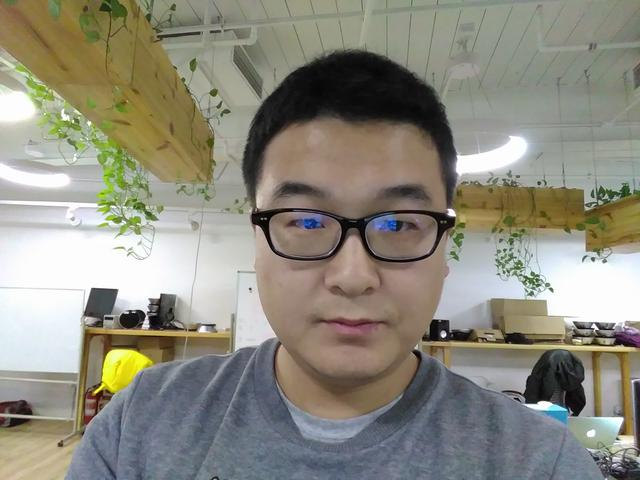
#> input picture open_cv/object_overlay/data/rs_IMG_20180110_121807.jpg, 640 x 480 px; its folder holds only this picture in this run
$ python object.py
#> lines starting #> are read from the running program, lines starting #| are printed output that depends on the picture; after the words box and inside, x2 and y2 are one past the last pixel; in counts of white or black regions, pixels touching at a corner belong together
import os
import cv2

# tkinter是Python内置的简单GUI库，实现一些比如打开文件夹，确认删除等操作十分方便
# for python 2.x
# from tkFileDialog import askdirectory
# from tkMessageBox import askyesno

# for python 3.x
# import tkinter
# import tkinter.messagebox #这个是消息框，对话框的关键
import tkinter.filedialog

# 定义标注窗口的默认名称
WINDOW_NAME = 'Simple Bounding Box Labeling Tool'

# 定义画面刷新的大概帧率（是否能达到取决于电脑性能）
FPS = 24

# 定义支持的图像格式
SUPPOTED_FORMATS = ['jpg', 'jpeg', 'png']

# 定义默认物体框的名字为Object，颜色蓝色，当没有用户自定义物体时用默认物体
DEFAULT_COLOR = {'Object': (255, 0, 0)}

# 定义灰色，用于信息显示的背景和未定义物体框的显示
COLOR_GRAY = (192, 192, 192)

# 在图像下方多出BAR_HEIGHT这么多像素的区域用于显示文件名和当前标注物体等信息
BAR_HEIGHT = 16

# 上下左右，ESC及删除键对应的cv.waitKey()的返回值
# 注意这个值根据操作系统不同有不同，可以通过6.4.2中的代码获取
KEY_UP = 65362
KEY_DOWN = 65364
KEY_LEFT = 65361
KEY_RIGHT = 65363
KEY_ESC = 27
KEY_DELETE = 65535

# 空键用于默认循环
KEY_EMPTY = 0

get_bbox_name = '{}.bbox'.format


# 定义物体框标注工具类
class SimpleBBoxLabeling:

    def __init__(self, data_dir, fps=FPS, window_name=None):
        self._data_dir = data_dir
        self.fps = fps
        self.window_name = window_name if window_name else WINDOW_NAME

        # pt0是正在画的左上角坐标，pt1是鼠标所在坐标
        self._pt0 = None
        self._pt1 = None

        # 表明当前是否正在画框的状态标记
        self._drawing = False

        # 当前标注物体的名称
        self._cur_label = None

        # 当前图像对应的所有已标注框
        self._bboxes = []

        # 如果有用户自定义的标注信息则读取，否则用默认的物体和颜色
        label_path = '{}.labels'.format(self._data_dir)
        self.label_colors = DEFAULT_COLOR if not os.path.exists(label_path) else self.load_labels(label_path)

        # 获取已经标注的文件列表和还未标注的文件列表
        imagefiles = [x for x in os.listdir(self._data_dir) if x[x.rfind('.') + 1:].lower() in SUPPOTED_FORMATS]
        labeled = [x for x in imagefiles if os.path.exists(get_bbox_name(x))]
        to_be_labeled = [x for x in imagefiles if x not in labeled]

        # 每次打开一个文件夹，都自动从还未标注的第一张开始
        self._filelist = labeled + to_be_labeled
        self._index = len(labeled)
        if self._index > len(self._filelist) - 1:
            self._index = len(self._filelist) - 1

    # 鼠标回调函数
    # [28 lines left out: functions _mouse_ops, _clean_bbox, not called in this run]

    # 画标注框和当前信息的函数
    def _draw_bbox(self, img):

        # 在图像下方多出BAR_HEIGHT这么多像素的区域用于显示文件名和当前标注物体等信息
        h, w = img.shape[:2]
        canvas = cv2.copyMakeBorder(img, 0, BAR_HEIGHT, 0, 0, cv2.BORDER_CONSTANT, value=COLOR_GRAY)

        # 正在标注的物体信息，如果鼠标左键已经按下，则显示两个点坐标，否则显示当前待标注物体的名称
        label_msg = '{}: {}, {}'.format(self._cur_label, self._pt0, self._pt1) \
            if self._drawing \
            else 'Current label: {}'.format(self._cur_label)

        # 显示当前文件名，文件个数信息
        msg = '{}/{}: {} | {}'.format(self._index + 1, len(self._filelist), self._filelist[self._index], label_msg)
        cv2.putText(canvas, msg, (1, h + 12),
                    cv2.FONT_HERSHEY_SIMPLEX,
                    0.5, (0, 0, 0), 1)

        # 画出已经标好的框和对应名字
        for label, (bpt0, bpt1) in self._bboxes:
            label_color = self.label_colors[label] if label in self.label_colors else COLOR_GRAY
            cv2.rectangle(canvas, bpt0, bpt1, label_color, thickness=2)
            cv2.putText(canvas, label, (bpt0[0] + 3, bpt0[1] + 15),
                        cv2.FONT_HERSHEY_SIMPLEX,
                        0.5, label_color, 2)

        # 画正在标注的框和对应名字
        if self._drawing:
            label_color = self.label_colors[self._cur_label] if self._cur_label in self.label_colors else COLOR_GRAY
            if self._pt1[0] >= self._pt0[0] and self._pt1[1] >= self._pt0[1]:
                cv2.rectangle(canvas, self._pt0, self._pt1, label_color, thickness=2)
            cv2.putText(canvas, self._cur_label, (self._pt0[0] + 3, self._pt0[1] + 15),
                        cv2.FONT_HERSHEY_SIMPLEX,
                        0.5, label_color, 2)
        return canvas

    # 利用repr()导出标注框数据到文件
    @staticmethod
    def export_bbox(filepath, bboxes):
        if bboxes:
            with open(filepath, 'w') as f:
                for bbox in bboxes:
                    line = repr(bbox) + '\n'
                    f.write(line)
        elif os.path.exists(filepath):
            os.remove(filepath)

    # 利用eval()读取标注框字符串到数据
    # [21 lines left out: functions load_bbox, load_labels, not called in this run]

    # 读取图像文件和对应标注框信息（如果有的话）
    @staticmethod
    def load_sample(filepath):
        img = cv2.imread(filepath)
        bbox_filepath = get_bbox_name(filepath)
        bboxes = []
        if os.path.exists(bbox_filepath):
            bboxes = SimpleBBoxLabeling.load_bbox(bbox_filepath)
        return img, bboxes

    # 导出当前标注框信息并清空
    # [16 lines left out: functions _export_n_clean_bbox, _delete_current_sample, not called in this run]

    # 开始OpenCV窗口循环的方法，定义了程序的主逻辑
    def start(self):

        # 之前标注的文件名，用于程序判断是否需要执行一次图像读取
        last_filename = ''

        # 标注物体在列表中的下标
        label_index = 0

        # 所有标注物体名称的列表
        labels = self.label_colors.keys()

        # 待标注物体的种类数
        n_labels = len(labels)

        print('number of label is {}'.format(n_labels))

        # 定义窗口和鼠标回调
        cv2.namedWindow(self.window_name)
        cv2.setMouseCallback(self.window_name, self._mouse_ops)
        key = KEY_EMPTY

        # 定义每次循环的持续时间
        delay = int(1000 / FPS)

        # 只要没有按下Esc键，就持续循环
        while key != KEY_ESC:

            # 上下键用于选择当前标注物体
            if key == KEY_UP:
                if label_index == 0:
                    pass
                else:
                    label_index -= 1

            elif key == KEY_DOWN:
                if label_index == n_labels - 1:
                    pass
                else:
                    label_index += 1

            # 左右键切换当前标注的图片
            elif key == KEY_LEFT:
                # 已经到了第一张图片的话就不需要清空上一张
                if self._index > 0:
                    self._export_n_clean_bbox()

                self._index -= 1
                if self._index < 0:
                    self._index = 0

            elif key == KEY_RIGHT:
                # 已经到了最后一张图片的话就不需要清空上一张
                if self._index < len(self._filelist) - 1:
                    self._export_n_clean_bbox()

                self._index += 1
                if self._index > len(self._filelist) - 1:
                    self._index = len(self._filelist) - 1

            # 删除当前图片和对应标注信息
            elif key == KEY_DELETE:
                if askyesno('Delete Sample', 'Are you sure?'):
                    self._delete_current_sample()
                    key = KEY_EMPTY
                    continue

            # 如果键盘操作执行了换图片，则重新读取，更新图片
            filename = self._filelist[self._index]
            print('filename: '+filename)

            if filename != last_filename:
                filepath = os.sep.join([self._data_dir, filename])
                img, self._bboxes = self.load_sample(filepath)

            # 更新当前标注物体名称
            # self._cur_label = labels[label_index]

            # 把标注和相关信息画在图片上并显示指定的时间
            canvas = self._draw_bbox(img)
            cv2.imshow(self.window_name, canvas)
            key = cv2.waitKey(delay)

            # 当前文件名就是下次循环的老文件名
            last_filename = filename

        print('Finished!')

        cv2.destroyAllWindows()
        # 如果退出程序，需要对当前进行保存
        self.export_bbox(os.sep.join([self._data_dir, get_bbox_name(filename)]), self._bboxes)

        print('Labels updated!')


if __name__ == '__main__':
    # dir_with_images = askdirectory(title='Where are the images?')
    dir_with_images = tkinter.filedialog.askdirectory(title='Where are the images?')
#> the answer given: data
    print('Dir is: '+dir_with_images)
    labeling_task = SimpleBBoxLabeling(dir_with_images)
    labeling_task.start()
#> in load_sample, img is the input picture: shape (480, 640, 3); mean B, G, R 126.3, 138.8, 141.1
#> in start, `img, self._bboxes = self.load_sample(filepath)`: self._bboxes = []
#> in _draw_bbox, `canvas = cv2.copyMakeBorder(img, 0, BAR_HEIGHT, 0, 0, cv2.BORDER_CONST..`:
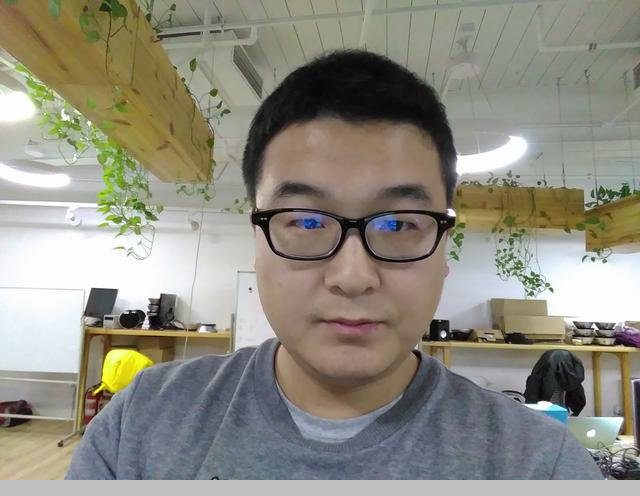
#> canvas: shape (496, 640, 3); mean B, G, R 128.4, 140.5, 142.8
#> in _draw_bbox, `cv2.putText(canvas, msg, (1, h + 12), cv2.FONT_HERSHEY_SIMPLEX, 0.5, (..`:
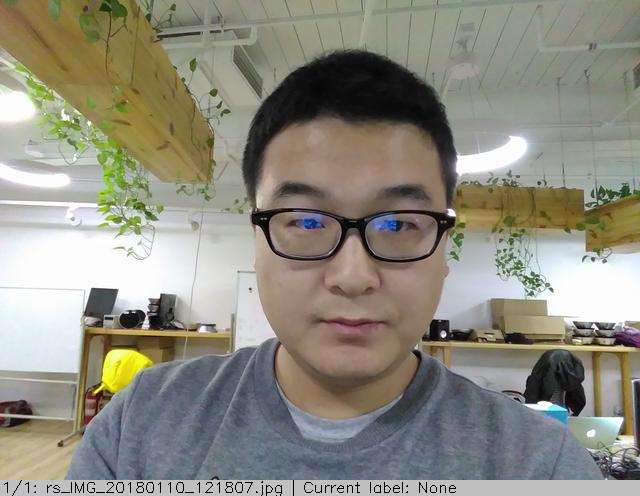
#> canvas: shape (496, 640, 3); 0.28% of pixels changed, all inside (x1, y1, x2, y2) = (4, 480, 456, 496)
#> (key Esc is pressed here)
